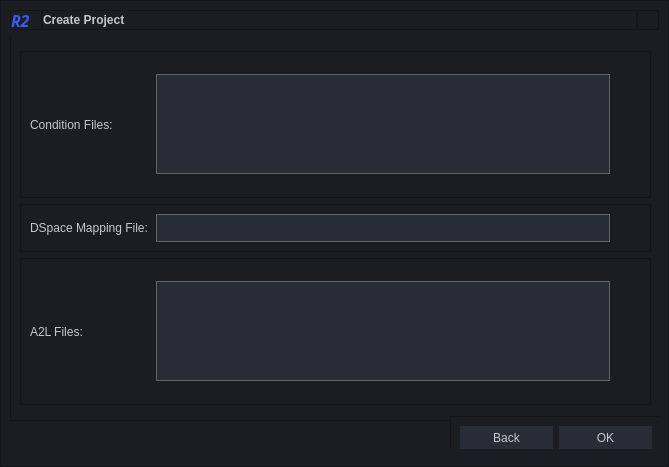
<?xml version="1.0" encoding="UTF-8"?>
<ui version="4.0">
 <class>Form</class>
 <widget class="QWidget" name="Form">
  <property name="geometry">
   <rect>
    <x>0</x>
    <y>0</y>
    <width>669</width>
    <height>467</height>
   </rect>
  </property>
  <property name="windowTitle">
   <string>Create Project</string>
  </property>
  <layout class="QVBoxLayout" name="verticalLayout">
   <property name="leftMargin">
    <number>0</number>
   </property>
   <property name="topMargin">
    <number>0</number>
   </property>
   <property name="rightMargin">
    <number>0</number>
   </property>
   <property name="bottomMargin">
    <number>0</number>
   </property>
   <item>
    <widget class="QFrame" name="frame_global">
     <property name="styleSheet">
      <string notr="true">QFrame, QPushButton, QLineEdit{
	background-color: rgb(27, 29, 35);
	color: rgb(200, 200, 200);
}

QPushButton {	
	border: none;
	padding: 5;
	width: 50px;
	background-color: rgb(39, 44, 54);

}
QPushButton:hover {
	background-color: rgb(33, 37, 43);

}
QPushButton:pressed {	
	background-color: rgb(85, 170, 255);

}

QPushButton:checked {	
	background-color: rgb(85, 170, 255);

}

QLineEdit, QListWidget{
	padding: 5;
	background-color: rgb(39, 44, 54);
	border: 1px solid rgb(100, 100, 100);
}


</string>
     </property>
     <property name="frameShape">
      <enum>QFrame::StyledPanel</enum>
     </property>
     <property name="frameShadow">
      <enum>QFrame::Raised</enum>
     </property>
     <layout class="QVBoxLayout" name="verticalLayout_2">
      <item>
       <widget class="QFrame" name="frame_top">
        <property name="sizePolicy">
         <sizepolicy hsizetype="Preferred" vsizetype="Preferred">
          <horstretch>0</horstretch>
          <verstretch>0</verstretch>
         </sizepolicy>
        </property>
        <property name="maximumSize">
         <size>
          <width>16777215</width>
          <height>20</height>
         </size>
        </property>
        <property name="styleSheet">
         <string notr="true">QPushButton {	
	border: none;
	background-color: transparent;
}
QPushButton:hover {
	background-color: rgb(44, 49, 60)
}
QPushButton:pressed {	
	background-color: rgb(85, 170, 255);
}</string>
        </property>
        <property name="frameShape">
         <enum>QFrame::NoFrame</enum>
        </property>
        <property name="frameShadow">
         <enum>QFrame::Raised</enum>
        </property>
        <layout class="QHBoxLayout" name="horizontalLayout_3">
         <property name="spacing">
          <number>0</number>
         </property>
         <property name="leftMargin">
          <number>0</number>
         </property>
         <property name="topMargin">
          <number>0</number>
         </property>
         <property name="rightMargin">
          <number>0</number>
         </property>
         <property name="bottomMargin">
          <number>0</number>
         </property>
         <item>
          <widget class="QFrame" name="frame_logo">
           <property name="frameShape">
            <enum>QFrame::StyledPanel</enum>
           </property>
           <property name="frameShadow">
            <enum>QFrame::Raised</enum>
           </property>
           <layout class="QHBoxLayout" name="horizontalLayout_6">
            <property name="spacing">
             <number>0</number>
            </property>
            <property name="leftMargin">
             <number>0</number>
            </property>
            <property name="topMargin">
             <number>0</number>
            </property>
            <property name="rightMargin">
             <number>0</number>
            </property>
            <property name="bottomMargin">
             <number>0</number>
            </property>
            <item>
             <widget class="QLabel" name="logo">
              <property name="sizePolicy">
               <sizepolicy hsizetype="Minimum" vsizetype="Preferred">
                <horstretch>0</horstretch>
                <verstretch>0</verstretch>
               </sizepolicy>
              </property>
              <property name="minimumSize">
               <size>
                <width>30</width>
                <height>0</height>
               </size>
              </property>
              <property name="font">
               <font>
                <family>ZF Serif</family>
                <pointsize>12</pointsize>
                <weight>75</weight>
                <italic>true</italic>
                <bold>true</bold>
                <strikeout>false</strikeout>
               </font>
              </property>
              <property name="styleSheet">
               <string notr="true">color: rgb(58, 89, 245);</string>
              </property>
              <property name="text">
               <string>R2</string>
              </property>
             </widget>
            </item>
           </layout>
          </widget>
         </item>
         <item>
          <widget class="QFrame" name="frame_caption">
           <property name="sizePolicy">
            <sizepolicy hsizetype="Expanding" vsizetype="Preferred">
             <horstretch>0</horstretch>
             <verstretch>0</verstretch>
            </sizepolicy>
           </property>
           <property name="frameShape">
            <enum>QFrame::StyledPanel</enum>
           </property>
           <property name="frameShadow">
            <enum>QFrame::Raised</enum>
           </property>
           <layout class="QHBoxLayout" name="horizontalLayout_4">
            <property name="spacing">
             <number>0</number>
            </property>
            <property name="leftMargin">
             <number>0</number>
            </property>
            <property name="topMargin">
             <number>0</number>
            </property>
            <property name="rightMargin">
             <number>0</number>
            </property>
            <property name="bottomMargin">
             <number>0</number>
            </property>
            <item>
             <widget class="QLabel" name="label_window_name">
              <property name="sizePolicy">
               <sizepolicy hsizetype="Expanding" vsizetype="Preferred">
                <horstretch>0</horstretch>
                <verstretch>0</verstretch>
               </sizepolicy>
              </property>
              <property name="font">
               <font>
                <weight>75</weight>
                <bold>true</bold>
               </font>
              </property>
              <property name="text">
               <string>Create Project</string>
              </property>
             </widget>
            </item>
           </layout>
          </widget>
         </item>
         <item alignment="Qt::AlignRight">
          <widget class="QFrame" name="frame_close">
           <property name="sizePolicy">
            <sizepolicy hsizetype="Minimum" vsizetype="Preferred">
             <horstretch>0</horstretch>
             <verstretch>0</verstretch>
            </sizepolicy>
           </property>
           <property name="frameShape">
            <enum>QFrame::StyledPanel</enum>
           </property>
           <property name="frameShadow">
            <enum>QFrame::Raised</enum>
           </property>
           <layout class="QHBoxLayout" name="horizontalLayout_5">
            <property name="spacing">
             <number>0</number>
            </property>
            <property name="leftMargin">
             <number>0</number>
            </property>
            <property name="topMargin">
             <number>0</number>
            </property>
            <property name="rightMargin">
             <number>0</number>
            </property>
            <property name="bottomMargin">
             <number>0</number>
            </property>
            <item>
             <widget class="QPushButton" name="btn_close">
              <property name="sizePolicy">
               <sizepolicy hsizetype="Expanding" vsizetype="Expanding">
                <horstretch>0</horstretch>
                <verstretch>0</verstretch>
               </sizepolicy>
              </property>
              <property name="minimumSize">
               <size>
                <width>0</width>
                <height>0</height>
               </size>
              </property>
              <property name="maximumSize">
               <size>
                <width>20</width>
                <height>16777215</height>
               </size>
              </property>
              <property name="toolTip">
               <string>Close</string>
              </property>
              <property name="styleSheet">
               <string notr="true"/>
              </property>
              <property name="text">
               <string/>
              </property>
              <property name="icon">
               <iconset resource="files.qrc">
                <normaloff>:/16x16/icons/16x16/cil-x.png</normaloff>:/16x16/icons/16x16/cil-x.png</iconset>
              </property>
             </widget>
            </item>
           </layout>
          </widget>
         </item>
        </layout>
       </widget>
      </item>
      <item>
       <widget class="QStackedWidget" name="stackedWidget">
        <property name="sizePolicy">
         <sizepolicy hsizetype="Expanding" vsizetype="Preferred">
          <horstretch>0</horstretch>
          <verstretch>0</verstretch>
         </sizepolicy>
        </property>
        <property name="currentIndex">
         <number>1</number>
        </property>
        <widget class="QWidget" name="page_1">
         <widget class="QFrame" name="frame_content">
          <property name="geometry">
           <rect>
            <x>0</x>
            <y>0</y>
            <width>651</width>
            <height>371</height>
           </rect>
          </property>
          <property name="sizePolicy">
           <sizepolicy hsizetype="Preferred" vsizetype="Expanding">
            <horstretch>0</horstretch>
            <verstretch>0</verstretch>
           </sizepolicy>
          </property>
          <property name="frameShape">
           <enum>QFrame::StyledPanel</enum>
          </property>
          <property name="frameShadow">
           <enum>QFrame::Raised</enum>
          </property>
          <layout class="QVBoxLayout" name="verticalLayout_3">
           <property name="topMargin">
            <number>20</number>
           </property>
           <item>
            <widget class="QFrame" name="frame">
             <property name="sizePolicy">
              <sizepolicy hsizetype="Expanding" vsizetype="Expanding">
               <horstretch>0</horstretch>
               <verstretch>0</verstretch>
              </sizepolicy>
             </property>
             <property name="frameShape">
              <enum>QFrame::StyledPanel</enum>
             </property>
             <property name="frameShadow">
              <enum>QFrame::Raised</enum>
             </property>
             <layout class="QHBoxLayout" name="horizontalLayout_2">
              <item>
               <widget class="QLabel" name="label">
                <property name="minimumSize">
                 <size>
                  <width>80</width>
                  <height>0</height>
                 </size>
                </property>
                <property name="text">
                 <string>Location:</string>
                </property>
               </widget>
              </item>
              <item>
               <widget class="QLineEdit" name="le_project"/>
              </item>
              <item>
               <widget class="QPushButton" name="btn_project">
                <property name="maximumSize">
                 <size>
                  <width>25</width>
                  <height>16777215</height>
                 </size>
                </property>
                <property name="styleSheet">
                 <string notr="true">background-color: None;</string>
                </property>
                <property name="text">
                 <string/>
                </property>
                <property name="icon">
                 <iconset resource="files.qrc">
                  <normaloff>:/16x16/icons/16x16/cil-folder-open.png</normaloff>:/16x16/icons/16x16/cil-folder-open.png</iconset>
                </property>
               </widget>
              </item>
             </layout>
            </widget>
           </item>
          </layout>
         </widget>
         <widget class="QFrame" name="frame_bottom_buttons">
          <property name="geometry">
           <rect>
            <x>440</x>
            <y>370</y>
            <width>212</width>
            <height>43</height>
           </rect>
          </property>
          <property name="frameShape">
           <enum>QFrame::StyledPanel</enum>
          </property>
          <property name="frameShadow">
           <enum>QFrame::Raised</enum>
          </property>
          <layout class="QHBoxLayout" name="horizontalLayout">
           <item>
            <widget class="QPushButton" name="btn_next">
             <property name="text">
              <string>Next</string>
             </property>
            </widget>
           </item>
           <item>
            <widget class="QPushButton" name="btn_cancel">
             <property name="text">
              <string>Cancel</string>
             </property>
            </widget>
           </item>
          </layout>
         </widget>
        </widget>
        <widget class="QWidget" name="page_2">
         <property name="maximumSize">
          <size>
           <width>649</width>
           <height>413</height>
          </size>
         </property>
         <widget class="QFrame" name="frame_content_2">
          <property name="geometry">
           <rect>
            <x>0</x>
            <y>-6</y>
            <width>651</width>
            <height>391</height>
           </rect>
          </property>
          <property name="sizePolicy">
           <sizepolicy hsizetype="Preferred" vsizetype="Expanding">
            <horstretch>0</horstretch>
            <verstretch>0</verstretch>
           </sizepolicy>
          </property>
          <property name="frameShape">
           <enum>QFrame::StyledPanel</enum>
          </property>
          <property name="frameShadow">
           <enum>QFrame::Raised</enum>
          </property>
          <layout class="QVBoxLayout" name="verticalLayout_5">
           <property name="topMargin">
            <number>20</number>
           </property>
           <item>
            <widget class="QFrame" name="frame_7">
             <property name="sizePolicy">
              <sizepolicy hsizetype="Preferred" vsizetype="Preferred">
               <horstretch>0</horstretch>
               <verstretch>0</verstretch>
              </sizepolicy>
             </property>
             <property name="frameShape">
              <enum>QFrame::StyledPanel</enum>
             </property>
             <property name="frameShadow">
              <enum>QFrame::Raised</enum>
             </property>
             <layout class="QHBoxLayout" name="horizontalLayout_7">
              <item>
               <widget class="QLabel" name="label_7">
                <property name="minimumSize">
                 <size>
                  <width>120</width>
                  <height>0</height>
                 </size>
                </property>
                <property name="text">
                 <string>Condition Files:</string>
                </property>
               </widget>
              </item>
              <item>
               <widget class="QListWidget" name="lw_cond_file">
                <property name="maximumSize">
                 <size>
                  <width>16777215</width>
                  <height>100</height>
                 </size>
                </property>
               </widget>
              </item>
              <item>
               <widget class="QPushButton" name="btn_cond_file">
                <property name="maximumSize">
                 <size>
                  <width>25</width>
                  <height>16777215</height>
                 </size>
                </property>
                <property name="styleSheet">
                 <string notr="true">background-color: None;</string>
                </property>
                <property name="text">
                 <string/>
                </property>
                <property name="icon">
                 <iconset resource="files.qrc">
                  <normaloff>:/16x16/icons/16x16/cil-library-add.png</normaloff>:/16x16/icons/16x16/cil-library-add.png</iconset>
                </property>
               </widget>
              </item>
             </layout>
            </widget>
           </item>
           <item>
            <widget class="QFrame" name="frame_8">
             <property name="frameShape">
              <enum>QFrame::StyledPanel</enum>
             </property>
             <property name="frameShadow">
              <enum>QFrame::Raised</enum>
             </property>
             <layout class="QHBoxLayout" name="horizontalLayout_9">
              <item>
               <widget class="QLabel" name="label_8">
                <property name="minimumSize">
                 <size>
                  <width>120</width>
                  <height>0</height>
                 </size>
                </property>
                <property name="text">
                 <string>DSpace Mapping File:</string>
                </property>
               </widget>
              </item>
              <item>
               <widget class="QLineEdit" name="le_dspace_file"/>
              </item>
              <item>
               <widget class="QPushButton" name="btn_dspace_file">
                <property name="maximumSize">
                 <size>
                  <width>25</width>
                  <height>16777215</height>
                 </size>
                </property>
                <property name="styleSheet">
                 <string notr="true">background-color: None;</string>
                </property>
                <property name="text">
                 <string/>
                </property>
                <property name="icon">
                 <iconset resource="files.qrc">
                  <normaloff>:/16x16/icons/16x16/cil-folder-open.png</normaloff>:/16x16/icons/16x16/cil-folder-open.png</iconset>
                </property>
               </widget>
              </item>
             </layout>
            </widget>
           </item>
           <item>
            <widget class="QFrame" name="frame_9">
             <property name="frameShape">
              <enum>QFrame::StyledPanel</enum>
             </property>
             <property name="frameShadow">
              <enum>QFrame::Raised</enum>
             </property>
             <layout class="QHBoxLayout" name="horizontalLayout_8">
              <item>
               <widget class="QLabel" name="label_9">
                <property name="minimumSize">
                 <size>
                  <width>120</width>
                  <height>0</height>
                 </size>
                </property>
                <property name="text">
                 <string>A2L Files:</string>
                </property>
               </widget>
              </item>
              <item>
               <widget class="QListWidget" name="lw_a2l_file">
                <property name="maximumSize">
                 <size>
                  <width>16777215</width>
                  <height>100</height>
                 </size>
                </property>
               </widget>
              </item>
              <item>
               <widget class="QPushButton" name="btn_a2l_file">
                <property name="maximumSize">
                 <size>
                  <width>25</width>
                  <height>16777215</height>
                 </size>
                </property>
                <property name="styleSheet">
                 <string notr="true">background-color: None;</string>
                </property>
                <property name="text">
                 <string/>
                </property>
                <property name="icon">
                 <iconset resource="files.qrc">
                  <normaloff>:/16x16/icons/16x16/cil-library-add.png</normaloff>:/16x16/icons/16x16/cil-library-add.png</iconset>
                </property>
               </widget>
              </item>
             </layout>
            </widget>
           </item>
           <item>
            <widget class="QFrame" name="frame_10">
             <property name="maximumSize">
              <size>
               <width>16777215</width>
               <height>0</height>
              </size>
             </property>
             <property name="frameShape">
              <enum>QFrame::StyledPanel</enum>
             </property>
             <property name="frameShadow">
              <enum>QFrame::Raised</enum>
             </property>
             <layout class="QHBoxLayout" name="horizontalLayout_10">
              <item>
               <widget class="QLabel" name="label_10">
                <property name="minimumSize">
                 <size>
                  <width>120</width>
                  <height>0</height>
                 </size>
                </property>
                <property name="text">
                 <string>Doors Project Paths:</string>
                </property>
               </widget>
              </item>
              <item>
               <widget class="QListWidget" name="lw_req_file">
                <property name="maximumSize">
                 <size>
                  <width>16777215</width>
                  <height>100</height>
                 </size>
                </property>
               </widget>
              </item>
              <item>
               <widget class="QPushButton" name="btn_req_file">
                <property name="maximumSize">
                 <size>
                  <width>25</width>
                  <height>16777215</height>
                 </size>
                </property>
                <property name="styleSheet">
                 <string notr="true">background-color: None;</string>
                </property>
                <property name="text">
                 <string/>
                </property>
                <property name="icon">
                 <iconset resource="files.qrc">
                  <normaloff>:/16x16/icons/16x16/cil-library-add.png</normaloff>:/16x16/icons/16x16/cil-library-add.png</iconset>
                </property>
               </widget>
              </item>
             </layout>
            </widget>
           </item>
          </layout>
         </widget>
         <widget class="QFrame" name="frame_bottom_buttons_2">
          <property name="geometry">
           <rect>
            <x>440</x>
            <y>380</y>
            <width>212</width>
            <height>43</height>
           </rect>
          </property>
          <property name="frameShape">
           <enum>QFrame::StyledPanel</enum>
          </property>
          <property name="frameShadow">
           <enum>QFrame::Raised</enum>
          </property>
          <layout class="QHBoxLayout" name="horizontalLayout_12">
           <item>
            <widget class="QPushButton" name="btn_back">
             <property name="text">
              <string>Back</string>
             </property>
            </widget>
           </item>
           <item>
            <widget class="QPushButton" name="btn_ok">
             <property name="text">
              <string>OK</string>
             </property>
            </widget>
           </item>
          </layout>
         </widget>
        </widget>
       </widget>
      </item>
     </layout>
    </widget>
   </item>
  </layout>
 </widget>
 <resources>
  <include location="files.qrc"/>
 </resources>
 <connections/>
</ui>
